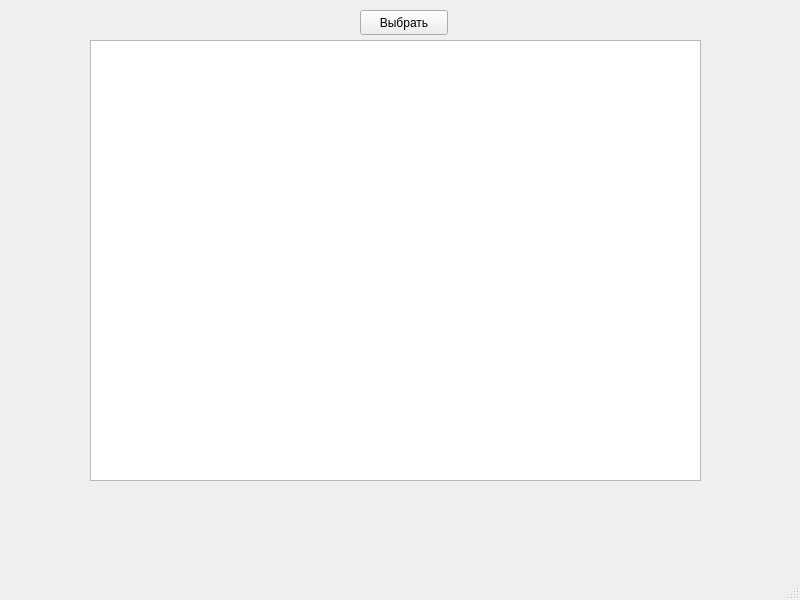
<?xml version="1.0" encoding="UTF-8"?>
<ui version="4.0">
 <class>MainWindow</class>
 <widget class="QMainWindow" name="MainWindow">
  <property name="geometry">
   <rect>
    <x>0</x>
    <y>0</y>
    <width>800</width>
    <height>600</height>
   </rect>
  </property>
  <property name="windowTitle">
   <string>MainWindow</string>
  </property>
  <widget class="QWidget" name="centralwidget">
   <widget class="QTextEdit" name="textEdit">
    <property name="geometry">
     <rect>
      <x>90</x>
      <y>40</y>
      <width>611</width>
      <height>441</height>
     </rect>
    </property>
   </widget>
   <widget class="QPushButton" name="pushButton">
    <property name="geometry">
     <rect>
      <x>360</x>
      <y>10</y>
      <width>88</width>
      <height>25</height>
     </rect>
    </property>
    <property name="text">
     <string>Выбрать</string>
    </property>
   </widget>
  </widget>
  <widget class="QMenuBar" name="menubar">
   <property name="geometry">
    <rect>
     <x>0</x>
     <y>0</y>
     <width>800</width>
     <height>22</height>
    </rect>
   </property>
  </widget>
  <widget class="QStatusBar" name="statusbar"/>
 </widget>
 <resources/>
 <connections/>
</ui>
